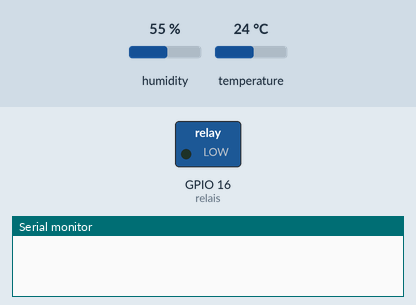
The sketch below on a simulated ESP8266 (Wemos D1 mini). Shown: switched loads named in the sketch (green lamp = pin HIGH), the last lines printed to the serial monitor. The test bench sets the inputs (shaded band); at power-on: humidity 55 %, temperature 24 °C. WiFi joins after 1.5 s; servers stay silent unless stated.

Above: at 0.1 s.
At 20.1 s:
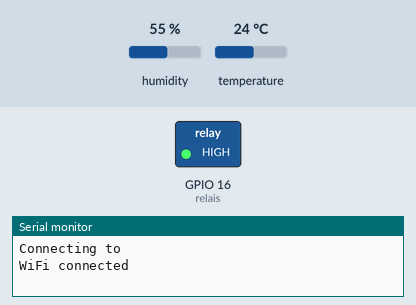
Timing chart, 0 to 21.6 s (numbered marks = the images above):
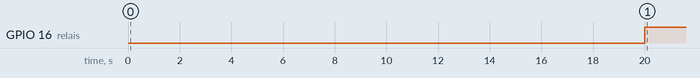

The sketch:

Vochtigheids___afzuiger.ino
```cpp
#include "BlynkSimpleEsp8266.h"
#include "DHT.h"
#include "Adafruit_Sensor.h"
#include <ESP8266WiFi.h>
String apiKey = ""; // voor thingspeak
char auth[] = ""; // voor de blynk app
char ssid[] = ""; // Enter Your WiFi Name
char pass[] = ""; // Enter Your Passwword
const char* server = "api.thingspeak.com";

unsigned long previousMillis = 0; // voor de timer van de ventilator zodat hij aan blijft nadat het onder het vochtniveau is.
unsigned long startMillis;  //
const unsigned long naDraai = 90000; // na draai timer die je zelf kan instellen

#define DHTTYPE DHT22 // initializeren van de temp en vochtigheids sensor
#define DHTPIN 14  // pin van de vochtigheidssensor
DHT dht(DHTPIN, DHTTYPE);
BlynkTimer timerSensor; // timer gebruik makend van de blynk functionaliteit
#define relais 16 // pin van de relais
WiFiClient client;


void sendSensor()
{
  unsigned long currentMillis = millis();
  float h = dht.readHumidity(); // read van de vochtigheid
  float t = dht.readTemperature(); // read van de temp

      if (isnan(h) || isnan(t))
      {
        Serial.println("Failed to read from DHT sensor!");
        return;
      }
      else
          {
//             Serial.print("Humidity: ");
//             Serial.print(h);
//             Serial.print(" %\t");
//             Serial.print("Temperature: ");
//             Serial.print(t);
//             Serial.println(" *C");
          }
  Blynk.virtualWrite(V0, t); // Virtual Pin V5 for Temprature, blynk app configuratie
  Blynk.virtualWrite(V1, h); // Virtual Pin V6 for Humidity

if(h >= 30) // als vochtigheid > 30 (dit kan je zelf instellen) , laat het relais bekrachtigen
  {
  digitalWrite(relais, HIGH);
  }
else if(currentMillis - previousMillis >= naDraai) // na de zelf ingestelde na draai tijd en als de vochtigheid te laag is dan gaat het relais uit
  {
      digitalWrite(relais, LOW);
      previousMillis = currentMillis;

  }

  if (client.connect(server,80)) { // api connect van thingspeak
String postStr = apiKey;
postStr +="&field1=";
postStr += String(t);
postStr +="&field2=";
postStr += String(h);
postStr += "\r\n\r\n";

client.print("POST /update HTTP/1.1\n");
client.print("Host: api.thingspeak.com\n");
client.print("Connection: close\n");
client.print("X-THINGSPEAKAPIKEY: "+apiKey+"\n");
client.print("Content-Type: application/x-www-form-urlencoded\n");
client.print("Content-Length: ");
client.print(postStr.length());
client.print("\n\n");
client.print(postStr);

Serial.print("Temperature: ");
Serial.print(t);
Serial.print(" degrees Celsius Humidity: ");
Serial.print(h);
Serial.println("Sending data to Thingspeak");
}
client.stop();


}
void setup()
{
  pinMode(relais, OUTPUT);
  Serial.begin(9600);
  dht.begin();
  timerSensor.setInterval(20000L, sendSensor);// delay voor thingspeak
  Blynk.begin(auth, ssid, pass);
  WiFi.begin(ssid, pass);

  WiFi.begin(ssid, pass);

  Serial.println();
  Serial.println();
  Serial.print("Connecting to ");
  Serial.println(ssid);

  WiFi.begin(ssid, pass);

  while (WiFi.status() != WL_CONNECTED) // WiFi connection voor het WeMos board
  {
  delay(500);
  Serial.print(".");
  }
  Serial.println("");
  Serial.println("WiFi connected");
}

  void loop()
{

  Blynk.run(); // run voor de blynk app.
  timerSensor.run();

}
```

Measured:
- by itself, GPIO 16 (relais): LOW → HIGH at 20.0 s
